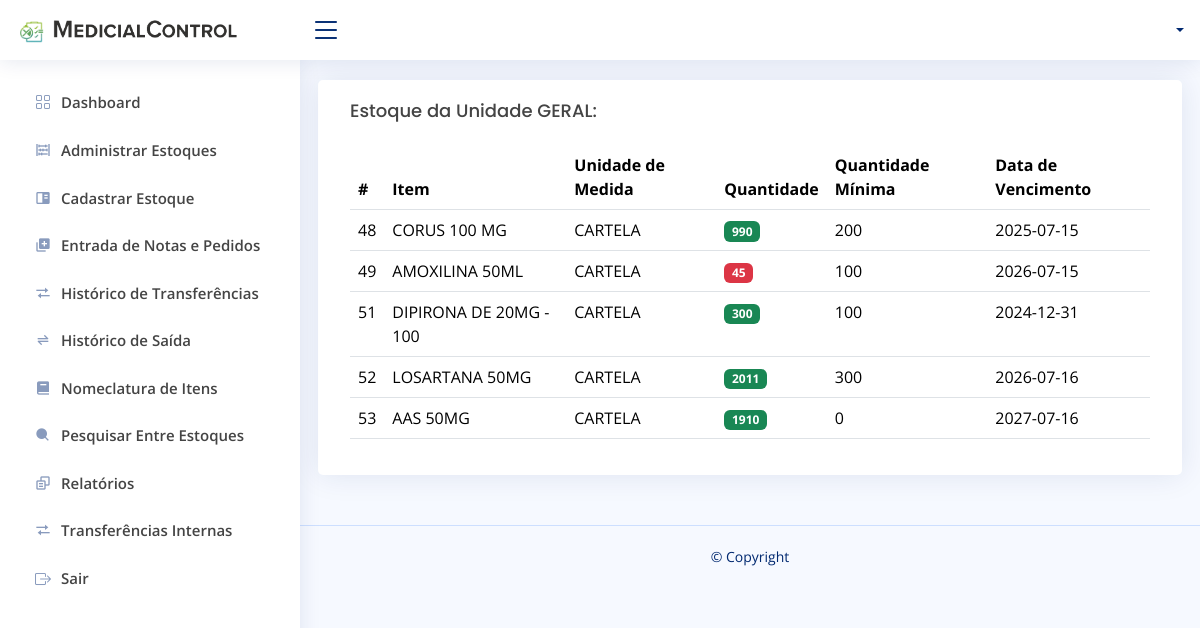
The app's page /detalhaEstoque.php?id=9, older data.
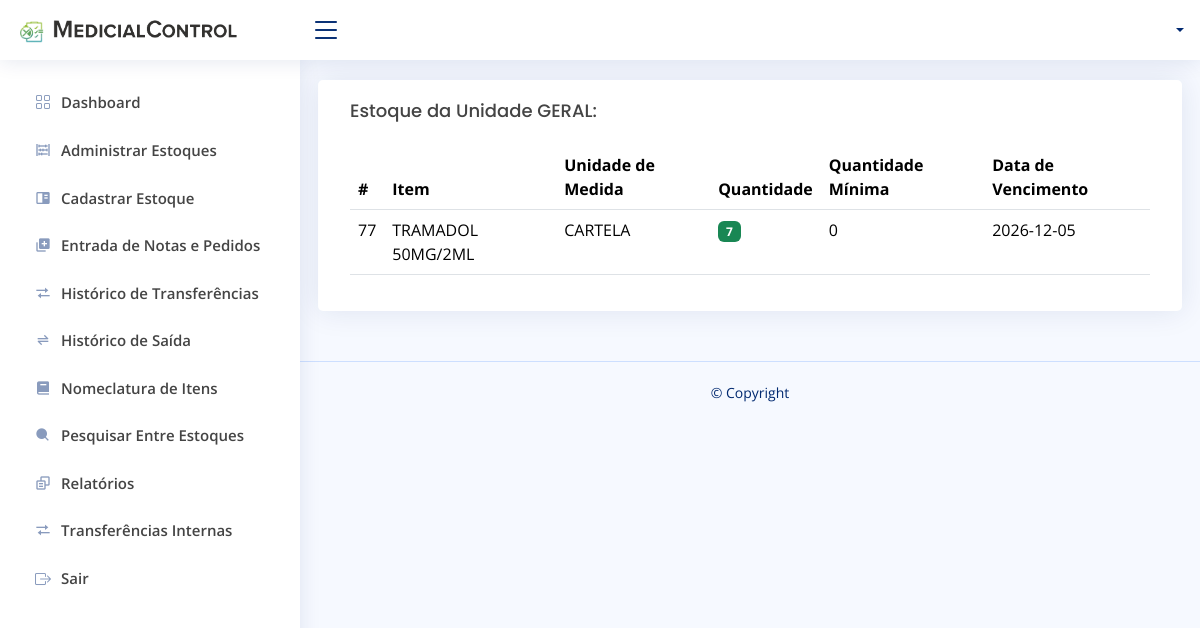
The same page, newer data.
### tables this page shows
CREATE TABLE `tb_remedio` (
  `id_remedio` int(11) NOT NULL,
  `nome_remedio` varchar(220) NOT NULL,
  `uni_medida_remedio` varchar(100) NOT NULL,
  `quantidade_remedio` bigint(20) NOT NULL,
  `quant_min_estoque_remedio` bigint(20) NOT NULL,
  `vencimento_remedio` date NOT NULL,
  `estoque_remedio` int(11) NOT NULL
);

### controladores/Classes.php (called while the page is built, shortened)
<?php
class Estoque
{
    private $conexao;
    public function __construct()
    {
        $this->conexao = new Conexao();
    }
    public function chamaEstoqueEspecifico($id_estoque)
    {
        $conn = $this->conexao->Conectar();
        $query = "SELECT * FROM tb_estoques WHERE id_estoque = :id_estoque";
        $stmt = $conn->prepare($query);
        $stmt->bindParam('id_estoque', $id_estoque);
        $stmt->execute();
        $r = $stmt->fetch(PDO::FETCH_ASSOC);
        return $r;
    }
}
class Remedio
{
    private $conexao;
    public function __construct()
    {
        $this->conexao = new Conexao();
    }
    public function chamaRemedioPorEstoque($idEstoque)
    {
        $query = "SELECT * FROM tb_remedio WHERE estoque_remedio = :idEstoque";
        $conn = $this->conexao->Conectar();
        $stmt = $conn->prepare($query);
        $stmt->bindParam(":idEstoque", $idEstoque);
        $stmt->execute();
        $r = [];
        while ($retorno = $stmt->fetch(PDO::FETCH_ASSOC)) {
            $r[] = $retorno;
        };
        return $r;
    }
}

### detalhaEstoque.php (the view, shortened to what this page needs)
<?php
  include "controladores/Controller.php";
  include "controladores/Classes.php";
  $id_estoque = $_GET['id'];
  $func = new Remedio;
  $remedio = $func->chamaRemedioPorEstoque($id_estoque);
  $func2 = new Estoque;
  $estoque = $func2->chamaEstoqueEspecifico($id_estoque);
?>
<!DOCTYPE html>
<html lang="pt-br">
<head>
</head>
<body>
  <header id="header" class="header fixed-top d-flex align-items-center">
    <nav class="header-nav ms-auto">
      <ul class="d-flex align-items-center">
        <?php echo Perfil() ?>
      </ul>
    </nav>
  </header>
  <aside id="sidebar" class="sidebar">
    <?php echo sideBar()?>
  </aside>
  <main id="main" class="main">
    <section class="section">
      <div class="row">
      <div class="card">
            <div class="card-body">
              <h5 class="card-title">Estoque da Unidade <?php echo $estoque['nome_estoque']?>:</h5>
              <table class="table datatable">
                <thead>
                  <tr>
                    <th>#</th>
                    <th>Item</th>
                    <th>Unidade de Medida</th>
                    <th>Quantidade</th>
                    <th>Quantidade Mínima</th>
                    <th>Data de Vencimento</th>
                  </tr>
                </thead>
                <tbody>
                    <?php foreach($remedio as $r) { ?>
                  <tr>
                    <td><?= $r['id_remedio']; ?></td>
                    <td><?= $r['nome_remedio']; ?></td>
                    <td><?= $r['uni_medida_remedio'] ?></td>
                    <td>
                        <?php if($r['quantidade_remedio'] <= $r['quant_min_estoque_remedio']) {?>
                            <span type='button' class="badge bg-danger" data-bs-toggle="modal" data-bs-target="#disablebackdrop<?= $r['id_remedio'] ?>">
                                <?php echo $r['quantidade_remedio'] ?>
                            </span>
                        <?php } else { ?>
                            <span type='button' class="badge bg-success" data-bs-toggle="modal" data-bs-target="#disablebackdrop<?= $r['id_remedio'] ?>">
                                <?php echo $r['quantidade_remedio'] ?></a>
                            </span>
                        <?php } ?>
                        </td>
                        <td><?=$r['quant_min_estoque_remedio'] ?></td>
                        <td><?= $r['vencimento_remedio'] ?></td>
                  </tr>
                  <?php } ?>
                </tbody>
              </table>
            </div>
          </div>
      </div>
    </section>
  </main>
  <footer id="footer" class="footer">
    <div class="copyright">
      &copy; Copyright <strong><span></span></strong>
    </div>
    <div class="credits">
    </div>
  </footer>
</body>
</html>

Row changes from the older to the newer data that the page shows:
removed tb_remedio: id_remedio "48", nome_remedio "CORUS 100 MG", uni_medida_remedio "CARTELA", quantidade_remedio "990", quant_min_estoque_remedio "200", vencimento_remedio "2025-07-15"
removed tb_remedio: id_remedio "49", nome_remedio "AMOXILINA 50ML", uni_medida_remedio "CARTELA", quantidade_remedio "45", quant_min_estoque_remedio "100", vencimento_remedio "2026-07-15"
removed tb_remedio: id_remedio "51", nome_remedio "DIPIRONA DE 20MG - 100", uni_medida_remedio "CARTELA", quantidade_remedio "300", quant_min_estoque_remedio "100", vencimento_remedio "2024-12-31"
removed tb_remedio: id_remedio "52", nome_remedio "LOSARTANA 50MG", uni_medida_remedio "CARTELA", quantidade_remedio "2011", quant_min_estoque_remedio "300", vencimento_remedio "2026-07-16"
removed tb_remedio: id_remedio "53", nome_remedio "AAS 50MG", uni_medida_remedio "CARTELA", quantidade_remedio "1910", quant_min_estoque_remedio "0", vencimento_remedio "2027-07-16"
added tb_remedio: id_remedio "77", nome_remedio "TRAMADOL 50MG/2ML", uni_medida_remedio "CARTELA", quantidade_remedio "7", quant_min_estoque_remedio "0", vencimento_remedio "2026-12-05"
